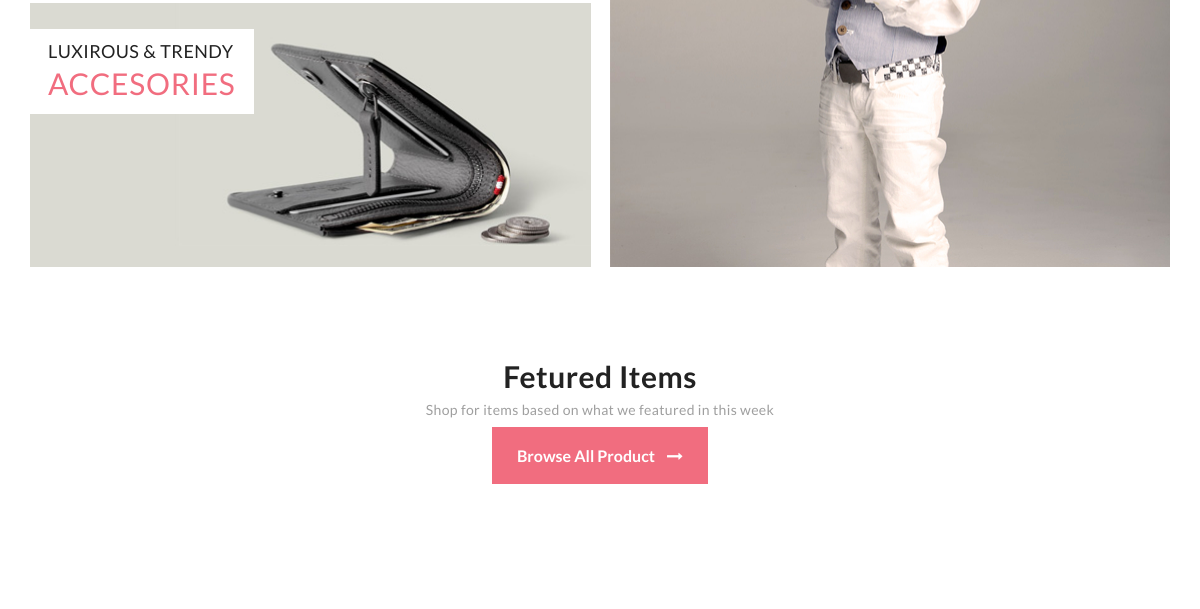
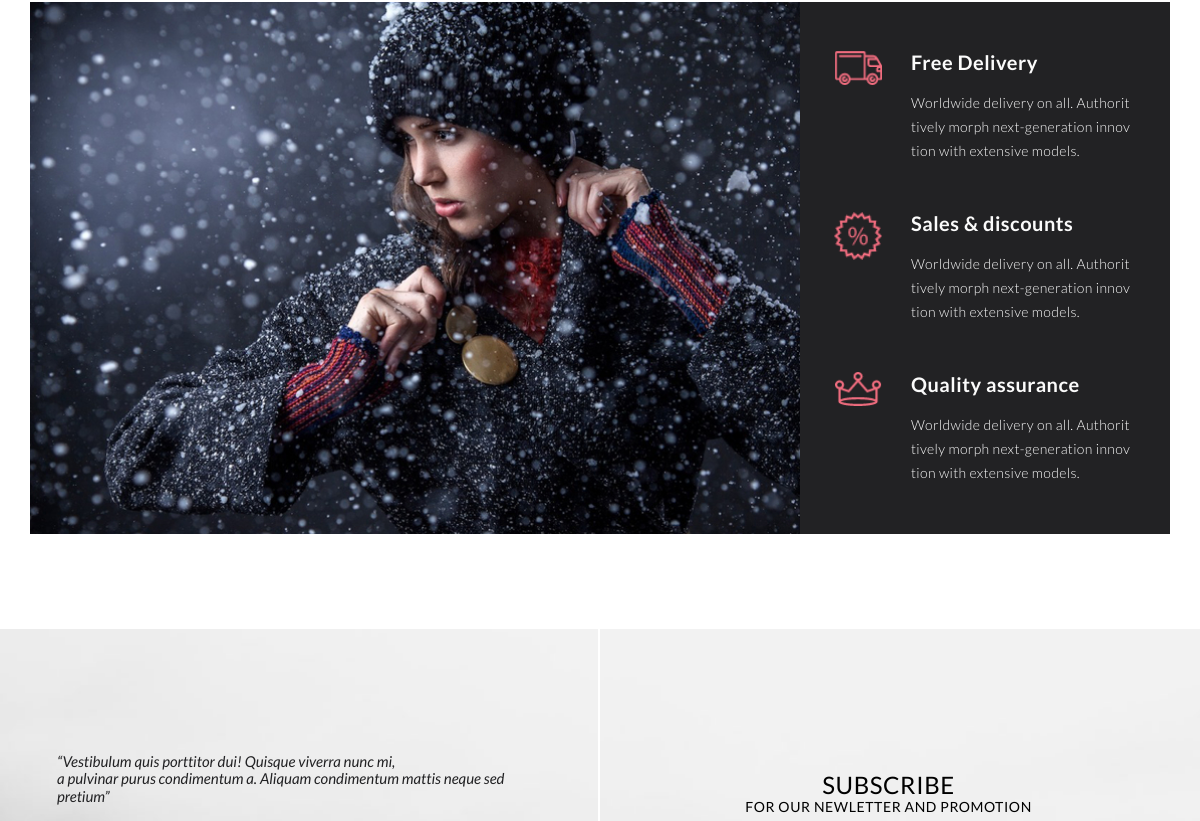
Before: / (middle part) with the older database file (2 pictures, top to bottom).
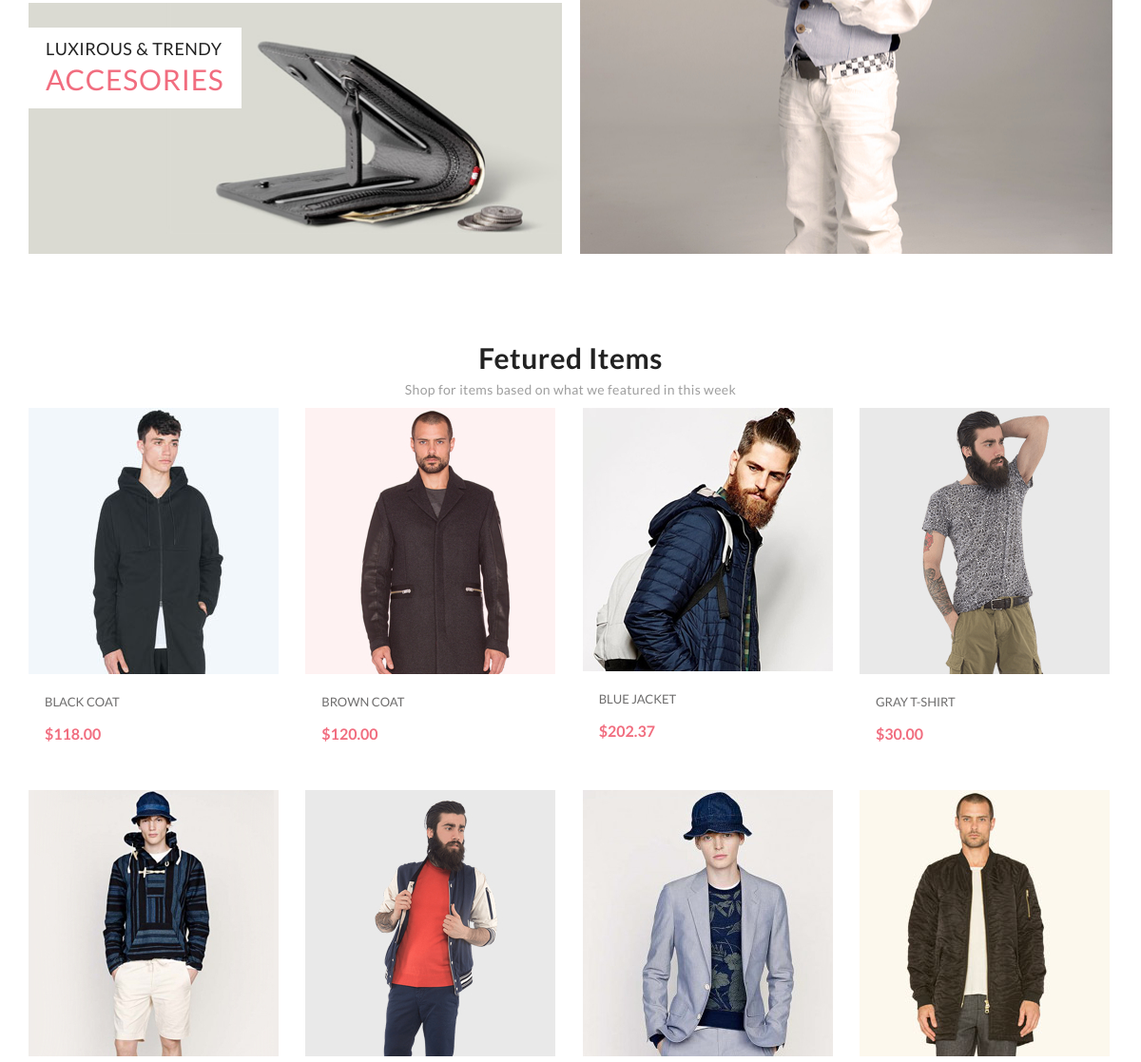
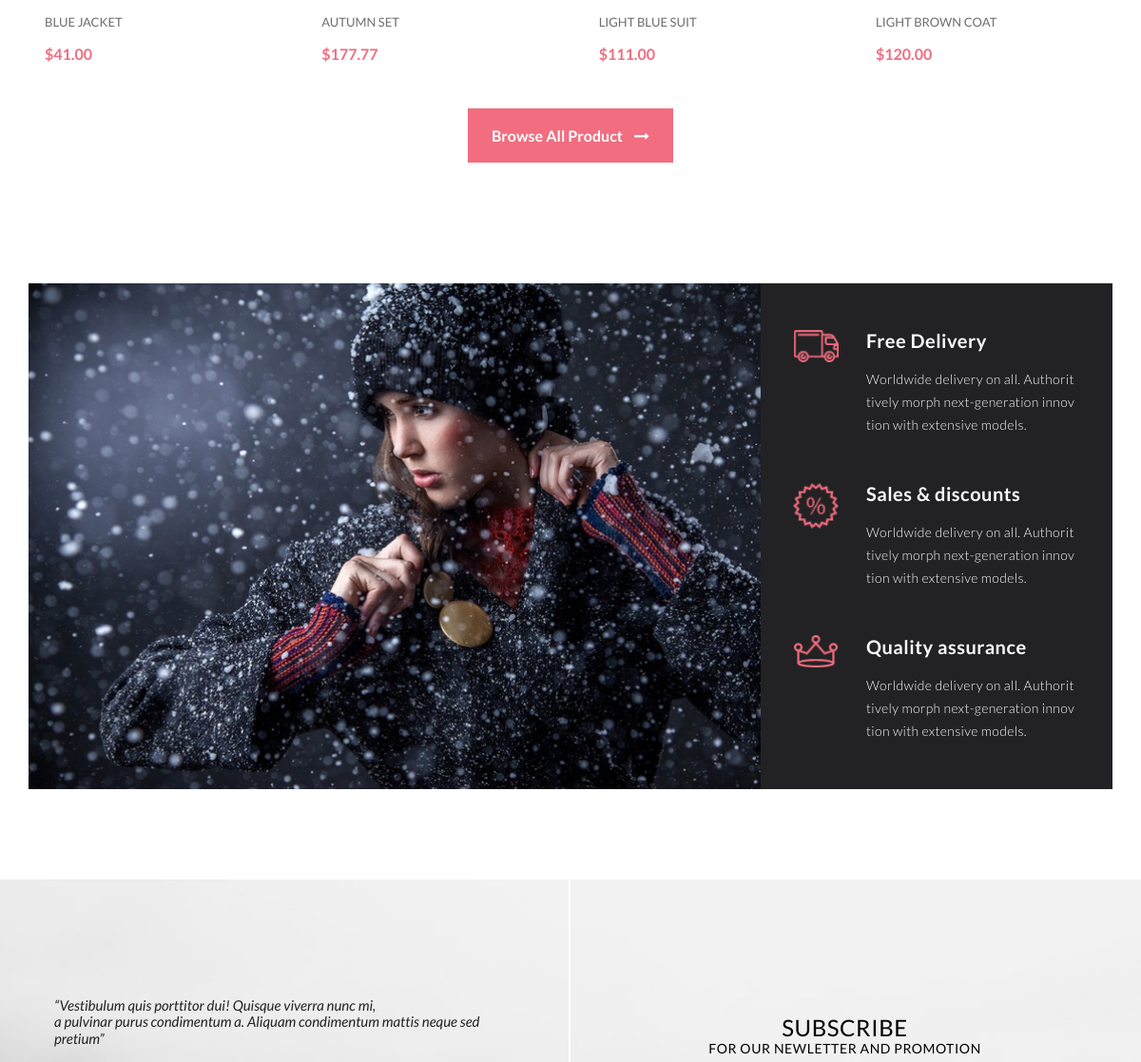
After: the same page with the newer database file (2 pictures, top to bottom).
### tables this page shows
CREATE TABLE `goods` (
  `g_id` int(11) NOT NULL,
  `title` varchar(300) NOT NULL,
  `description` text,
  `price` decimal(10,2) NOT NULL DEFAULT '0.00',
  `visits` int(11) UNSIGNED DEFAULT '0',
  `photo` varchar(300) DEFAULT NULL
);

### engine/classes/Router.php (called while the page is built, shortened)
<?php
class Router
{
    private static $current_page;
    public static $layout = 'main';
    public static function init()
    {
        $path = explode('/', $_SERVER['REQUEST_URI']);
        self::$current_page = $path[1] ? $path[1] : 'index';
    }
    public static function renderPage()
    {
        require_once HOME . "/ui/layouts/" . self::$layout . ".php";
    }
    public static function getCurrentPage()
    {
        return self::$current_page;
    }
}

### engine/classes/App.php (called while the page is built, shortened)
<?php
class App
{
    public static function init()
    {
        Router::renderPage();
    }
}

### app.php (called while the page is built, shortened)
<?php
\engine\classes\App::init();

### public/index.php (called while the page is built)
<?php
require_once __DIR__ . '/../app.php';

### ui/pages/main/index.php (called while the page is built, shortened)
<?php require_once __DIR__ . '/index/special_container.php' ?>
<?php require_once __DIR__ . '/index/featured_items.php' ?>
<?php require_once __DIR__ . '/index/features.php' ?>

### engine/classes/DB.php (called while the page is built, shortened)
<?php
class DB
{
    private static $HOST = 'localhost';
    private static $USER = 'root';
    private static $PASS = '';
    private static $DB = 'nikmarket';
    private static $connection;
    public static function getRows($sql) {
        $result = self::$connection->query($sql);
        $array = [];
        while ($row = $result->fetch_assoc()) {
            $array[] = $row;
        }
        return $array;
    }
    public static function getRow($sql) {
        return self::getRows($sql)[0];
    }
    public static function esc($input) {
        $result = self::$connection->real_escape_string($input);
        return $result ? $result : "NULL";
    }
    private static function open() {
        if (self::$connection instanceof \mysqli) {
            return self::$connection;
        }
        return self::$connection = new \mysqli(self::$HOST, self::$USER, self::$PASS, self::$DB);
    }
    public static function close() {
        if (self::$connection instanceof \mysqli) {
            self::$connection = null;
        }
    }
}

### engine/classes/Good.php (called while the page is built, shortened)
<?php
class Good
{
    private $g_id;
    private $title;
    private $price;
    private $photo;
    public function __construct($id = null)
    {
        $this->g_id = $id;
        $this->load();
    }
    public function load()
    {
        if (!is_null($this->g_id) && is_numeric($this->g_id)) {
            if ($row = DB::getRow("SELECT * FROM `goods` WHERE `g_id` = " . DB::esc($this->g_id))) {
                $this->title = $row['title'];
                $this->price = $row['price'];
                $this->photo = $row['photo'];
            } else {
                $this->g_id = null;
            }
        }
    }
    public static function getTopGoods($count)
    {
        $goods = [];
        foreach (DB::getRows("SELECT * FROM `goods` ORDER BY `visits` DESC LIMIT {$count};") as $db_good) {
            $goods[] = new Good($db_good['g_id']);
        }
        return $goods;
    }
    public function getId()
    {
        return $this->g_id;
    }
    public function getTitle()
    {
        return $this->title;
    }
    public function getPrice()
    {
        return $this->price;
    }
    public function getPhoto()
    {
        return $this->photo;
    }
}

### ui/pages/main/index/featured_items.php (the view, shortened to what this page needs)
<?php
$featured_goods = Good::getTopGoods(8);
?>
<div class="featured-items container content">
    <div class="featured-items-title">Fetured Items</div>
    <div class="featured-items-sub-title">Shop for items based on what we featured in this week</div>
    <div class="featured-items-box box-flex">
        <?php
        foreach ($featured_goods as $good) {
            ?>
            <div id="<?= $good->getId() ?>" class="products-item">
                <figure>
                    <img src="/images/dproducts/<?= $good->getPhoto() ?>" alt="">
                    <figcaption class="products-item-title"><?= $good->getTitle() ?></figcaption>
                </figure>
                <div class="products-item-price">$<?= $good->getPrice() ?></div>
            </div>
            <?php
        }
        ?>
    </div>
    <div class="featured-items-btn">
        <a class="btn-red" href="products">Browse All Product <span class="fa fa-long-arrow-right"></span></a>
    </div>
</div>

### ui/layouts/main.php (shortened to what this page needs)
<!DOCTYPE html>
<html lang="en">
<head>
    <link rel="stylesheet" href="/css/normalize.css">
    <link rel="stylesheet" href="/css/main_new.css">
    <link rel="stylesheet" href="/css/font-awesome.min.css">
    <link rel="stylesheet" href="/css/nouislider.min.css">
</head>
<body>
<div class="wrapper">
    <div>
        <?php
        if (Router::getCurrentPage()) {
            require_once Router::getFullPathToCurrentPage();
        } else {
            ?>
            <h2>Sorry! Page not found!</h2>
            <?php
        }
        ?>
    </div>
    <?php require_once __DIR__ . '/main/subscribe.php' ?>
</div>
</body>
</html>

### ui/pages/main/index/special_container.php (shortened to what this page needs)
<div class="special container box-flex">
    <div class="special-column special-column-left">
        <a class="special-img special-img-small" href="products">
            <img src="/images/special-2.jpg" alt="">
            <div class="special-title">
                <div class="special-title-first">LUXIROUS &amp; trendy</div>
                <div class="special-title-second">ACCESORIES</div>
            </div>
        </a>
    </div>
    <div class="special-column special-column-right">
        <a class="special-img special-img-big" href="products">
            <img src="/images/special-4.jpg" alt="">
        </a>
    </div>
</div>

### ui/pages/main/index/features.php
<div class="container">
    <div class="feature">
        <img src="/images/feature.jpg" alt="">
        <div>
            <div class="feature-box">
                <img src="/images/feature-1.png" alt="">
                <article class="text">
                    <h2>Free Delivery</h2>
                    Worldwide delivery on all. Authorit tively morph next-generation innov tion with extensive
                    models.
                </article>
            </div>
            <div class="feature-box">
                <img src="/images/feature-2.png" alt="">
                <article class="text">
                    <h2>Sales &amp; discounts</h2>
                    Worldwide delivery on all. Authorit tively morph next-generation innov tion with extensive
                    models.
                </article>
            </div>
            <div class="feature-box">
                <img src="/images/feature-3.png" alt="">
                <article class="text">
                    <h2>Quality assurance</h2>
                    Worldwide delivery on all. Authorit tively morph next-generation innov tion with extensive
                    models.
                </article>
            </div>
        </div>
    </div>
</div>

### ui/layouts/main/subscribe.php (shortened to what this page needs)
<div class="subscribe">
    <div class="container">
        <div>
            <div class="subscribe-panel-left">
                <div class="subscribe-text-l">
                    “Vestibulum quis porttitor dui! Quisque viverra nunc mi, <br/>a pulvinar purus condimentum a.
                    Aliquam condimentum mattis neque sed pretium”
                </div>
            </div>
            <div class="subscribe-panel-right">
                <div class="subscribe-text-r-title">Subscribe</div>
                <div class="subscribe-text-r-sub-title">FOR OUR NEWLETTER AND PROMOTION</div>
            </div>
        </div>
    </div>
</div>

### public/css/main_new.css (style rules this page uses)
html { -webkit-box-sizing: border-box; -moz-box-sizing: border-box; box-sizing: border-box; height: 100%; }
body { height: 100%; }
* { -webkit-box-sizing: inherit; -moz-box-sizing: inherit; box-sizing: inherit; }
*::before, *::after { -webkit-box-sizing: inherit; -moz-box-sizing: inherit; box-sizing: inherit; }
.box-flex { display: flex; }
.content { flex: 1; }
.wrapper { display: flex; flex-direction: column; min-height: 100%; }
.container { width: 1200px; margin: 0 auto; padding: 0 30px; align-items: center; }
a { color: inherit; text-decoration: none; }
.btn-red { background-color: #f16d7f; outline: 1px solid #f16d7f; color: #ffffff; transition: background-color 0.2s, color 0.2s, outline 0.2s; }
.special { margin-top: 92px; margin-bottom: 90px; flex-direction: row; }
.special-column { display: flex; flex-direction: column; width: 50%; }
.special-column-left { padding-right: 9px; }
.special-column-right { padding-left: 10px; }
.special-img { display: block; position: relative; margin: 8.5px 0; transition: box-shadow 0.2s; box-shadow: 2px 2px 3px transparent; }
.special-img > img { width: 100%; height: 100%; }
.special-img-small { height: 264px; }
.special-img-big { height: 543px; }
.special-title { position: absolute; left: 0; top: 26px; height: 85px; padding: 12px 18px; background-color: #ffffff; color: #222222; font-family: Lato, serif; font-size: 18px; font-weight: 400; text-transform: uppercase; }
.special-title > div { width: 100%; }
.special-title-first { letter-spacing: 0.45px; transition: color 0.2s; font-size: 18px; font-weight: 400; text-transform: uppercase; }
.special-title-second { color: #f16d7f; font-size: 30px; letter-spacing: 0.75px; transition: color 0.2s; margin-top: 5px; }
.featured-items-title { width: 100%; color: #222222; font-family: Lato, serif; font-size: 30px; font-weight: 700; line-height: 23px; letter-spacing: 0.5px; text-align: center; }
.featured-items-sub-title { width: 100%; margin-top: 16px; color: #9f9f9f; font-family: Lato, serif; font-size: 14px; font-weight: 400; line-height: 12px; letter-spacing: 0.35px; text-align: center; }
.featured-items-box { flex-wrap: wrap; justify-content: space-between; margin-top: 13px; }
.featured-items-btn { text-align: center; }
.featured-items-btn a { font-family: Lato, serif; padding: 18px 24px; font-size: 16px; font-weight: 700; line-height: 54px; text-decoration: none; }
.featured-items-btn a span { margin-left: 9px; }
.feature { display: inline-flex; margin-top: 128px; margin-bottom: 95px; width: 100%; background-color: #222224; }
.feature > img { width: 770px; height: 532px; }
.feature-box { margin: 48px 34px 0 34px; }
.feature-box > img { float: left; width: 48px; }
.feature-box > article { margin-left: 77px; color: #fbfbfb; font-family: Lato, serif; font-size: 14px; font-weight: 300; line-height: 24px; letter-spacing: 0.35px; }
.feature-box > article > h2 { width: 100%; font-size: 20px; font-weight: 700; letter-spacing: 0.5px; margin: 0 0 17px; padding: 0; }
.subscribe { width: 100%; min-width: 1200px; height: 441px; background-image: url("../images/sub.jpg"); background-size: cover; }
.subscribe > div { height: 100%; }
.subscribe > div > div { height: 100%; display: inline-flex; }
.subscribe-panel-left { height: 100%; width: 569px; display: inline-flex; padding-top: 110px; border-right: 1px solid white; }
.subscribe-panel-right { height: 100%; padding-top: 113px; padding-left: 95px; text-align: center; border-left: 1px solid white; }
.subscribe-text-l { margin: 14px 70px 0 27px; color: #222224; font-family: Lato, serif; font-size: 15px; font-style: italic; }
.subscribe-text-r-title { font-family: Lato, serif; font-weight: 400; font-size: 24px; letter-spacing: 0.6px; text-transform: uppercase; margin-top: 29px; }
.subscribe-text-r-sub-title { font-family: Lato, serif; font-size: 14px; letter-spacing: 0.6px; }
.products-item { position: relative; width: 266px; height: 367px; margin-bottom: 35px; text-decoration: none; box-shadow: 2px 2px 3px transparent; transition: box-shadow 0.5s; }
.products-item > figure { margin: 0; padding: 0; }
.products-item-title { color: #6f6e6e; font-family: Lato, serif; font-size: 13px; font-weight: 400; text-transform: uppercase; padding: 18px 0 0 17px; margin: 0; cursor: pointer; }
.products-item-price { color: #f16d7f; font-family: Lato, serif; font-size: 16px; font-weight: 700; text-transform: uppercase; padding: 17px 0 0 17px; margin: 0; }

Changed rows visible on the page:
added goods: photo (picture), title "BLACK COAT", price "118.00"
added goods: photo (picture), title "BROWN COAT", price "120.00"
added goods: photo (picture), title "BLUE JACKET", price "202.37"
added goods: photo (picture), title "GRAY T-SHIRT", price "30.00"
added goods: photo (picture), title "BLUE JACKET", price "41.00"
added goods: photo (picture), title "AUTUMN SET", price "177.77"
added goods: photo (picture), title "LIGHT BLUE SUIT", price "111.00"
added goods: photo (picture), title "LIGHT BROWN COAT", price "120.00"
